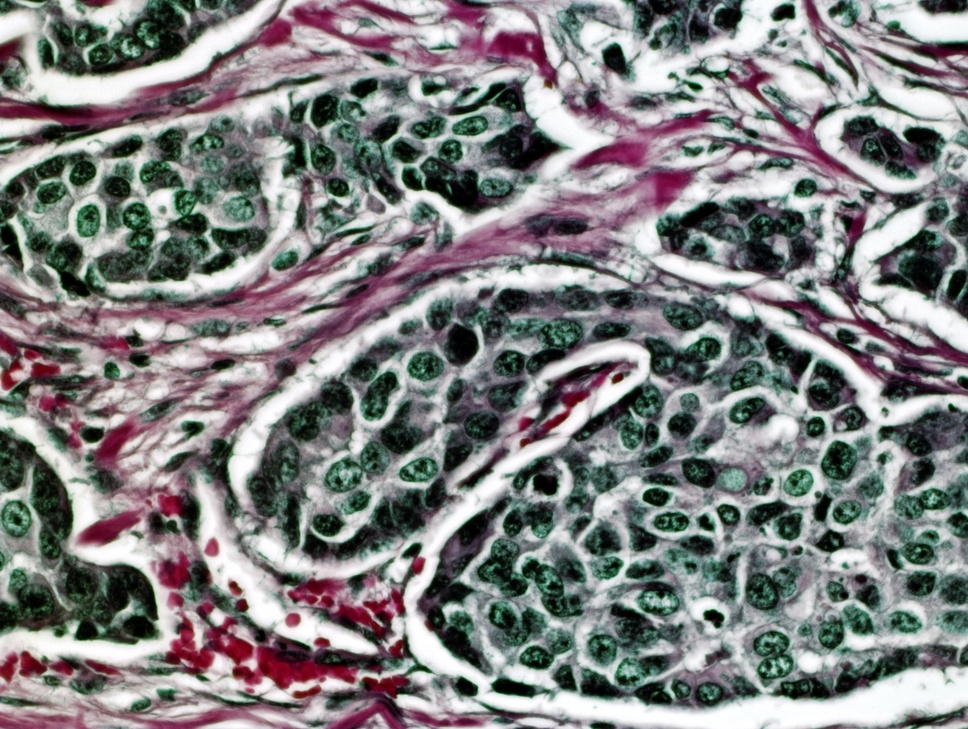
#> input picture equalized_image.jpg, 968 x 729 px, shrunk from 1360 x 1024 before the run
$ python WaterShed_BreCaHad_Example.py
#> lines starting #> are read from the running program, lines starting #| are printed output that depends on the picture; after the words box and inside, x2 and y2 are one past the last pixel; in counts of white or black regions, pixels touching at a corner belong together
import numpy as np
import cv2 as cv
from matplotlib import pyplot as plt
from image_enhancement_script import histogram_equlization, constrat_strecting

#image-enchanment

#histogram_equlization('Case_1-01.tif')
#constrat_strecting('equalized_image.jpg')

#read image
img = cv.imread('equalized_image.jpg')
#> img is the input picture: shape (729, 968, 3); mean B, G, R 128.8, 128.2, 128.2
assert img is not None, "file could not be read, check with os.path.exists()"


#convert graySclae
gray = cv.cvtColor(img, cv.COLOR_BGR2GRAY)

#save grayScaleImage
cv.imwrite('grayscale_case_1-01.tif', gray)

#apply threshold
ret, thresh = cv.threshold(gray,0,255,cv.THRESH_BINARY_INV+cv.THRESH_OTSU)
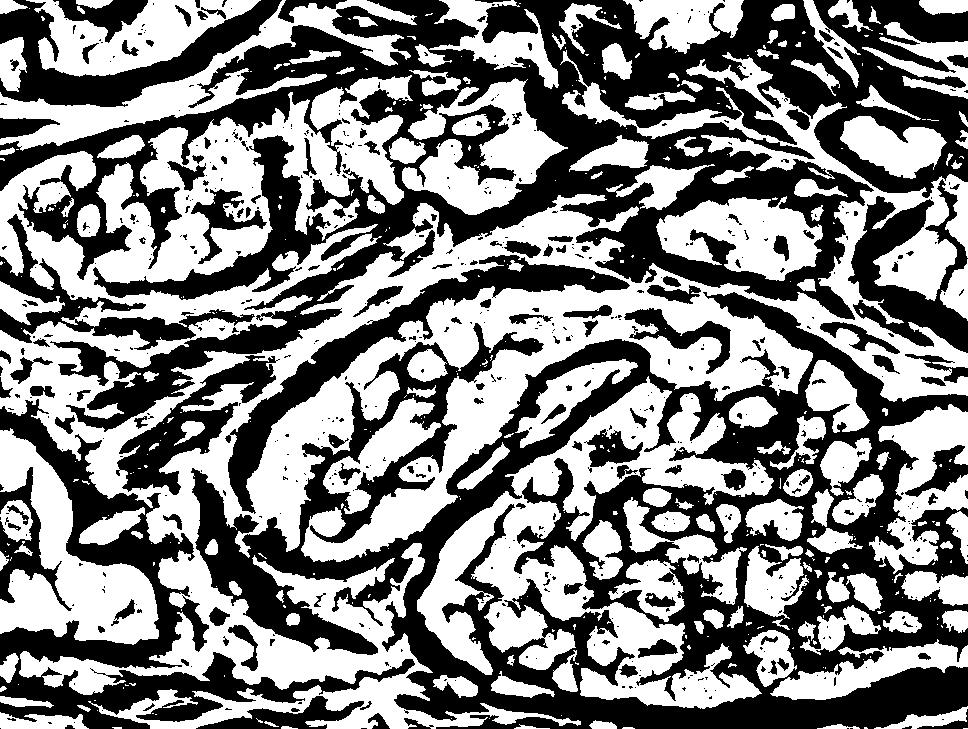
#> thresh: shape (729, 968); 51.6% white; 630 black regions (479 under 20 px), largest, box (x1, y1, x2, y2) and area: (0, 0, 968, 432) 125864, (191, 292, 968, 729) 116994, (0, 399, 415, 729) 24955
#> ret = 130

#save thresholded image
cv.imwrite('thresholded_case_1-01.tif', thresh)

# noise removal
kernel = np.ones((3,3),np.uint8)
opening = cv.morphologyEx(thresh,cv.MORPH_OPEN,kernel, iterations = 2)
#> opening: shape (729, 968); 48% white; 276 white regions, largest, box (x1, y1, x2, y2) and area: (302, 282, 813, 562) 31114, (130, 543, 424, 689) 16585, (132, 194, 604, 543) 16560

#save removedNoise image
cv.imwrite('noise_removed_case_1-01.tif', opening)

# sure background area
sure_bg = cv.dilate(opening,kernel,iterations=3)
#> sure_bg: shape (729, 968); 71.1% white; 182 black regions (82 under 20 px), largest, box (x1, y1, x2, y2) and area: (0, 0, 968, 729) 98711, (655, 296, 968, 680) 24405, (394, 337, 968, 729) 24191

#save background dilated image
cv.imwrite('background_dilated_case_1-01.tif', sure_bg)

# Finding sure foreground area
dist_transform = cv.distanceTransform(opening,cv.DIST_L2,5)

# save distance transformed image
cv.imwrite('distance_transformed_case_1-01.tif', dist_transform)

# apply again treshold
ret, sure_fg = cv.threshold(dist_transform,0.7*dist_transform.max(),255,0)
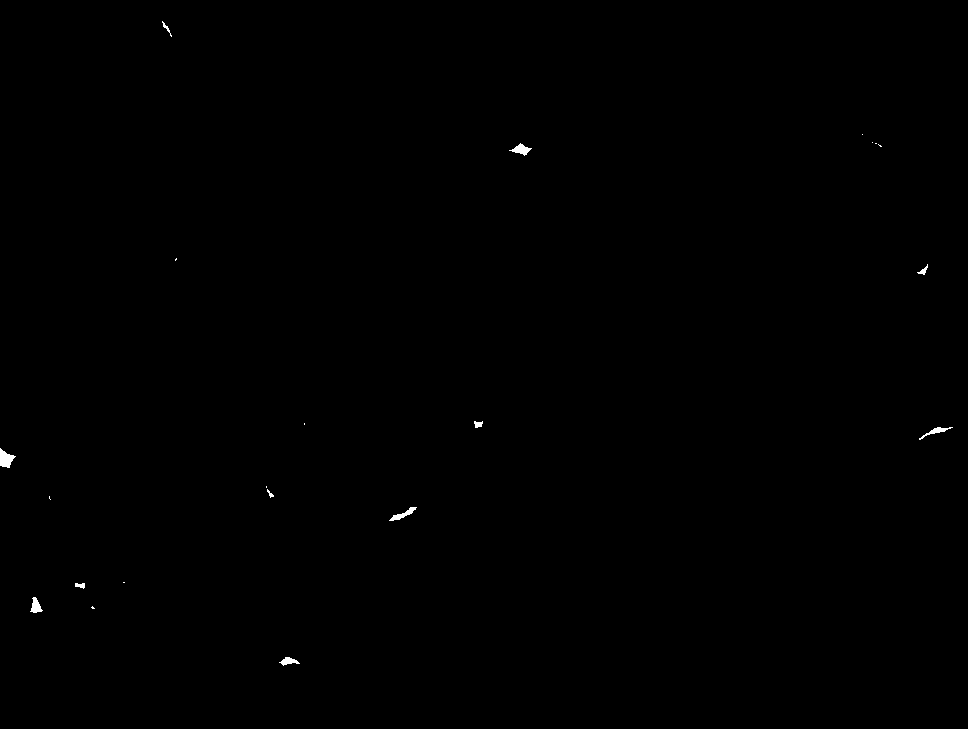
#> sure_fg: shape (729, 968) float32; 0.14% white; 21 white regions (10 under 20 px), largest, box (x1, y1, x2, y2) and area: (0, 448, 16, 468) 185, (509, 143, 532, 156) 133, (389, 507, 417, 521) 129
#> ret = 18.2

# save threshold applied image
cv.imwrite('distance_transformed_thresholded_case_1-01.tif', sure_fg)

# Finding unknown region
sure_fg = np.uint8(sure_fg)
unknown = cv.subtract(sure_bg,sure_fg)
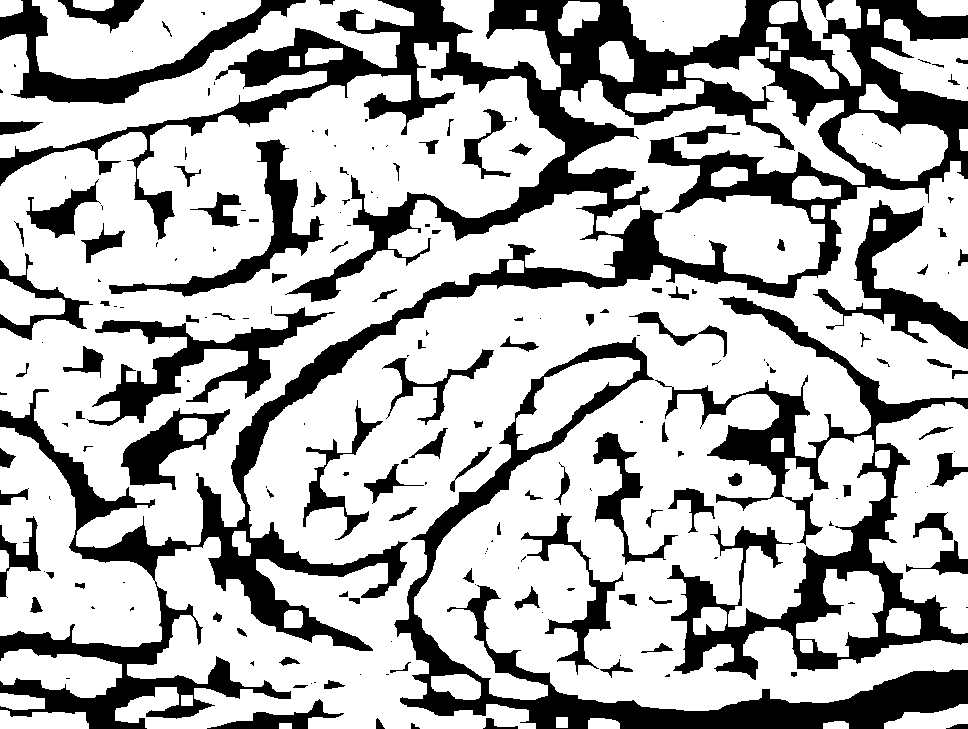
#> unknown: shape (729, 968); 71% white; 203 black regions (92 under 20 px), largest, box (x1, y1, x2, y2) and area: (0, 0, 968, 729) 98711, (655, 296, 968, 680) 24405, (394, 337, 968, 729) 24191

# Marker labelling
ret, markers = cv.connectedComponents(sure_fg)
#> markers: shape (729, 968) int32; 22 distinct labels, from 0 to 21
#> ret = 22
# Add one to all labels so that sure background is not 0, but 1
markers = markers+1
#> markers: shape (729, 968) int32; 22 distinct labels, from 1 to 22
# Now, mark the region of unknown with zero
markers[unknown==255] = 0
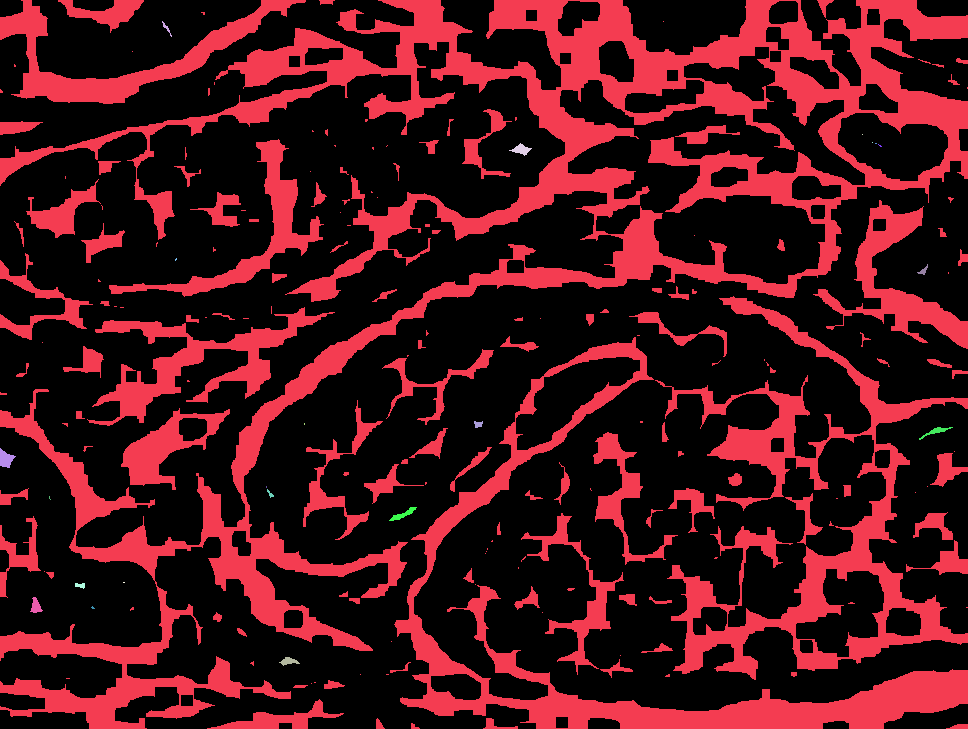
#> markers: shape (729, 968) int32; 23 distinct labels, from 0 to 22; one colour per label, 0 black

# run watershed algorithm with markers
markers = cv.watershed(img,markers)
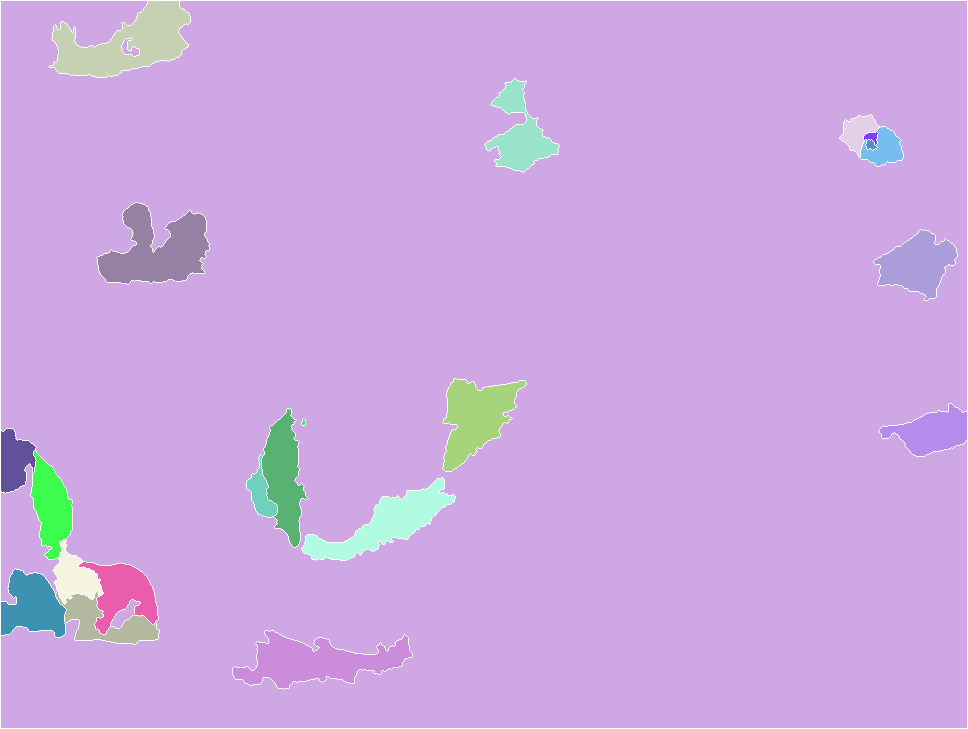
#> markers: shape (729, 968) int32; 23 distinct labels, from -1 to 22; one colour per label, 0 black, -1 white

# save markered image
cv.imwrite('markered_image_case_1-01.tif', markers)


img[markers == -1] = [255,0,0]
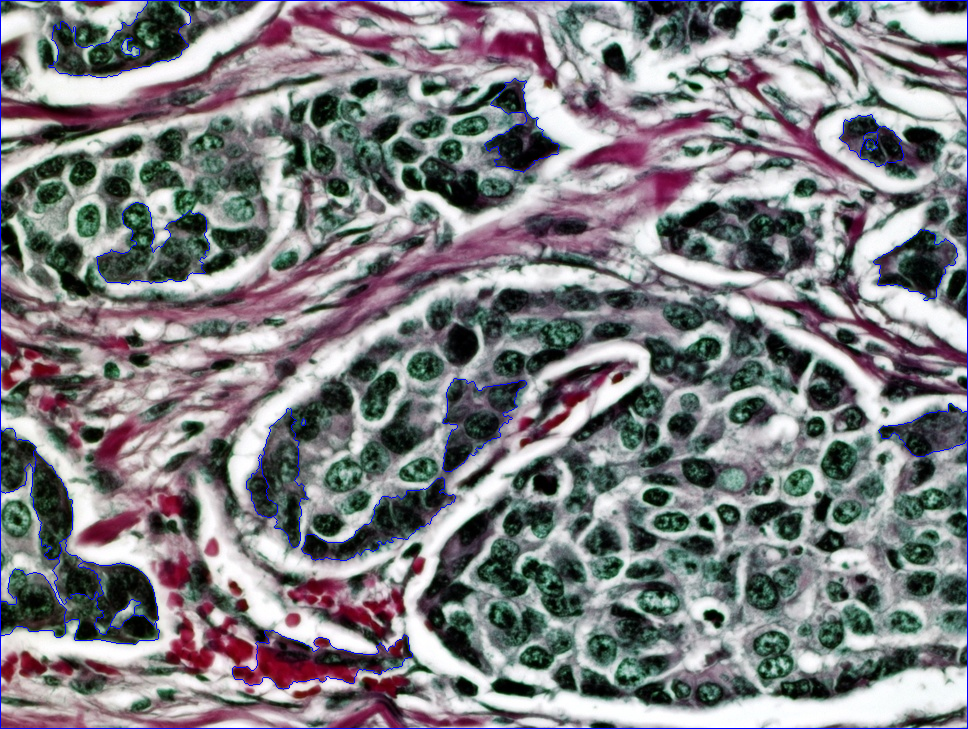
#> img: shape (729, 968, 3); 1.14% of pixels changed, all inside (x1, y1, x2, y2) = (0, 0, 968, 729)

#save object detected image
cv.imwrite('object_detected_case_1-01.tif', img)
